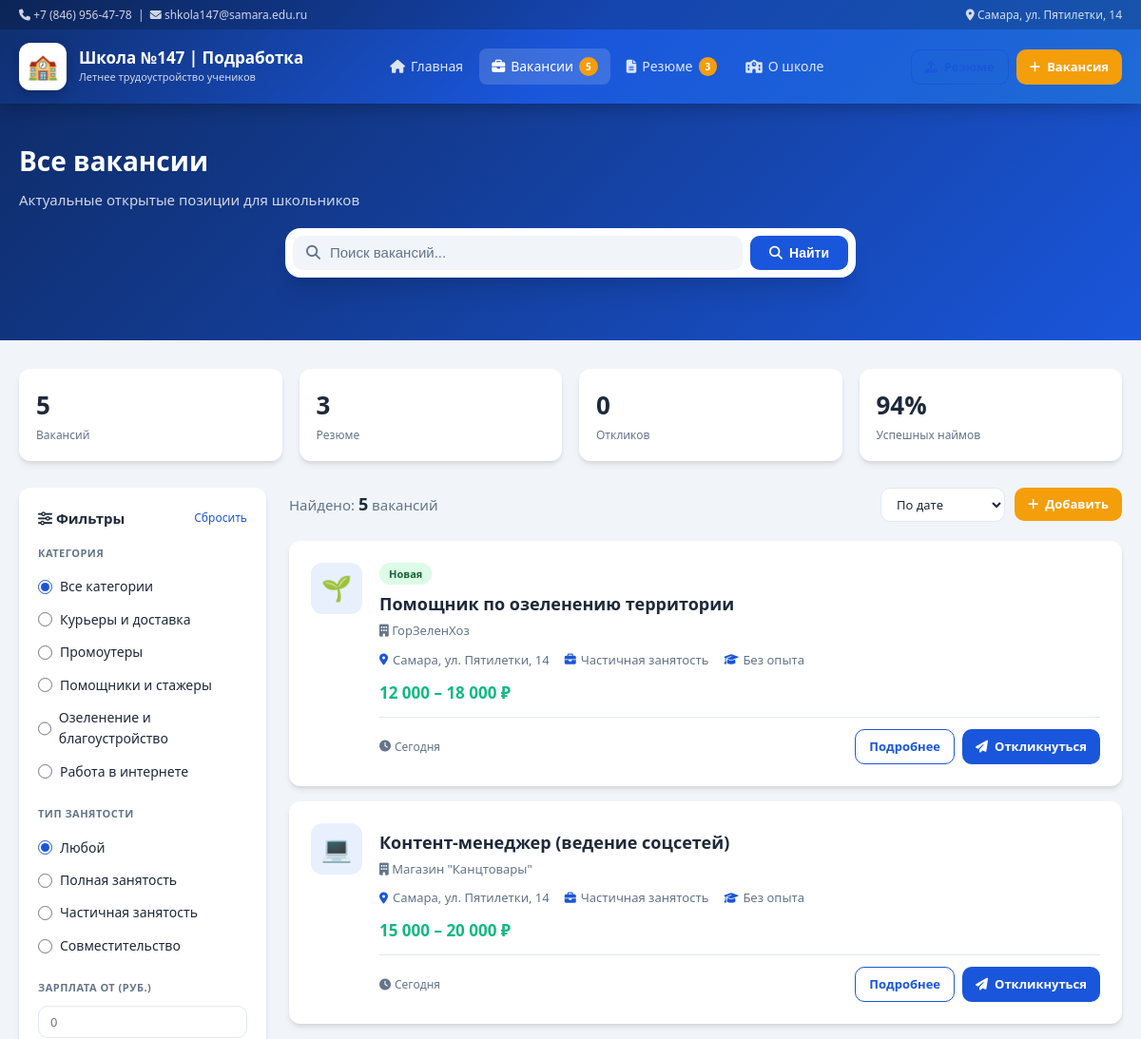
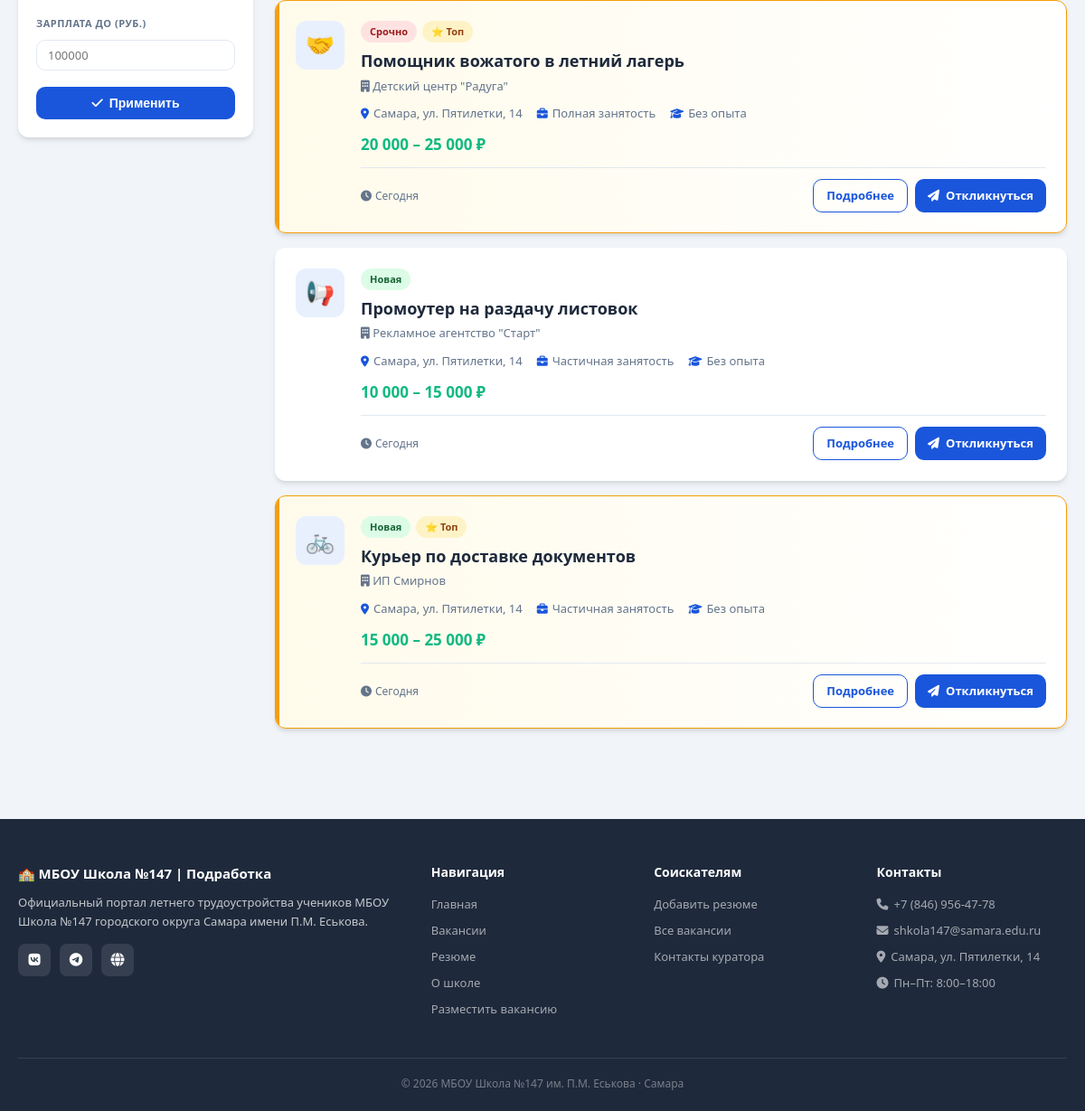
/vacancies, run on the app's committed database (2 pictures, top to bottom).
### models.py (models this page shows, shortened)
class Vacancy(db.Model):
    __tablename__ = 'vacancies'
    id          = db.Column(db.Integer, primary_key=True)
    title       = db.Column(db.String(200), nullable=False)
    category    = db.Column(db.String(100), nullable=False)
    job_type    = db.Column(db.String(100), nullable=False)
    salary_from = db.Column(db.Integer, default=0)
    salary_to   = db.Column(db.Integer, default=0)
    location    = db.Column(db.String(200), default='Самара, ул. Пятилетки, 14')
    experience  = db.Column(db.String(100), default='По договорённости')
    education   = db.Column(db.String(200), default='По договорённости')
    description = db.Column(db.Text, nullable=False)
    duties      = db.Column(db.Text, nullable=False)
    requirements= db.Column(db.Text, nullable=False)
    conditions  = db.Column(db.Text, default='')
    contact_name= db.Column(db.String(150), default='')
    contact_phone=db.Column(db.String(50), default='')
    icon        = db.Column(db.String(10), default='📌')
    is_featured = db.Column(db.Boolean, default=False)
    is_active   = db.Column(db.Boolean, default=True)
    is_urgent   = db.Column(db.Boolean, default=False)
    is_new      = db.Column(db.Boolean, default=True)
    created_at  = db.Column(db.DateTime, default=datetime.utcnow)
    applications = db.relationship(
        'Application', backref='vacancy', lazy=True, cascade='all, delete-orphan'
    )
    @property
    def salary_display(self):
        if self.salary_from and self.salary_to:
            return f"{self.salary_from:,} – {self.salary_to:,} ₽".replace(',', ' ')
        elif self.salary_from:
            return f"от {self.salary_from:,} ₽".replace(',', ' ')
        return 'По договорённости'
    @property
    def posted_display(self):
        delta = datetime.utcnow() - self.created_at
        if delta.days == 0:
            return 'Сегодня'
        elif delta.days == 1:
            return 'Вчера'
        elif delta.days < 7:
            return f'{delta.days} дня(-ей) назад'
        elif delta.days < 30:
            weeks = delta.days // 7
            return f'{weeks} недел(ю/и) назад'
        return self.created_at.strftime('%d.%m.%Y')

### app.py (the view)
    @app.route('/vacancies')
    def vacancies():
        query    = request.args.get('q', '').strip()
        category = request.args.get('category', 'all')
        job_type = request.args.get('type', '')
        sal_from = request.args.get('sal_from', 0, type=int)
        sal_to   = request.args.get('sal_to',   0, type=int)
        sort_by  = request.args.get('sort', 'date')
        page     = request.args.get('page', 1, type=int)
        vq = Vacancy.query.filter_by(is_active=True)
        if query:
            vq = vq.filter(
                Vacancy.title.ilike('%' + query + '%') |
                Vacancy.description.ilike('%' + query + '%')
            )
        if category and category != 'all':
            vq = vq.filter_by(category=category)
        if job_type:
            vq = vq.filter_by(job_type=job_type)
        if sal_from:
            vq = vq.filter(Vacancy.salary_from >= sal_from)
        if sal_to:
            vq = vq.filter(Vacancy.salary_to <= sal_to)
        if sort_by == 'salary':
            vq = vq.order_by(Vacancy.salary_from.desc())
        elif sort_by == 'title':
            vq = vq.order_by(Vacancy.title)
        else:
            vq = vq.order_by(Vacancy.created_at.desc())
        pagination = vq.paginate(
            page=page,
            per_page=app.config['VACANCIES_PER_PAGE'],
            error_out=False
        )
        return render_template(
            'vacancies.html',
            vacancies        = pagination.items,
            pagination       = pagination,
            query            = query,
            category         = category,
            job_type         = job_type,
            sal_from         = sal_from,
            sal_to           = sal_to,
            sort_by          = sort_by,
            total            = Vacancy.query.filter_by(is_active=True).count(),
            app_count        = Application.query.count(),
            sort_options     = make_sort_options(sort_by),
            category_options = make_category_options(category),
            type_options     = make_type_options(job_type),
        )

### app.py (called while the page is built)
def make_sort_options(current):
    opts = [
        ('date',   'По дате'),
        ('salary', 'По зарплате'),
        ('title',  'По названию'),
    ]
    return [{'value': v, 'label': l, 'selected': v == current} for v, l in opts]

def make_category_options(current):
    cats = [
        ('all',                      'Все категории'),
        ('Курьеры и доставка',       'Курьеры и доставка'),
        ('Промоутеры',               'Промоутеры'),
        ('Помощники и стажеры',      'Помощники и стажеры'),
        ('Озеленение и благоустройство', 'Озеленение и благоустройство'),
        ('Работа в интернете',       'Работа в интернете'),
    ]
    return [{'value': v, 'label': l, 'selected': v == current} for v, l in cats]

def make_type_options(current):
    types = [
        ('',                   'Любой'),
        ('Полная занятость',   'Полная занятость'),
        ('Частичная занятость','Частичная занятость'),
        ('Совместительство',   'Совместительство'),
    ]
    return [{'value': v, 'label': l, 'selected': v == current} for v, l in types]

def create_app(config_name='default'):
    app = Flask(__name__)
    app.config.from_object(config[config_name])
    db.init_app(app)
    with app.app_context():
        db.create_all()
        seed_data()
    @app.context_processor
    def inject_globals():
        return {
            'vacancy_count': Vacancy.query.filter_by(is_active=True).count(),
            'resume_count':  Resume.query.filter_by(is_active=True).count(),
            'current_year':  datetime.utcnow().year,
        }
    @app.errorhandler(404)
    def not_found(e):
        return render_template('404.html'), 404
    @app.errorhandler(500)
    def server_error(e):
        return render_template('500.html'), 500
    register_routes(app)
    return app

### templates/vacancies.html (shortened to what this page needs)
{% extends 'base.html' %}
{% block content %}
<div class="page-hero page-hero--blue">
    <div class="container">
        <h1 class="page-hero__title">Все вакансии</h1>
        <p class="page-hero__sub">Актуальные открытые позиции для школьников</p>
        <form class="search-box search-box--compact"
              method="get"
              action="{{ url_for('vacancies') }}">
            <div class="search-box__input-wrap">
                <i class="fas fa-search search-box__icon"></i>
                <input class="search-box__input" type="text" name="q"
                       value="{{ query }}" placeholder="Поиск вакансий...">
            </div>
            <button class="btn btn--primary search-box__btn" type="submit">
                <i class="fas fa-search"></i> Найти
            </button>
        </form>
    </div>
</div>
<div class="container" style="padding-top:30px; padding-bottom:50px;">
    <div class="stats-row">
        <div class="stat-mini">
            <div>
                <div class="stat-mini__val">{{ total }}</div>
                <div class="stat-mini__label">Вакансий</div>
            </div>
        </div>
        <div class="stat-mini">
            <div>
                <div class="stat-mini__val">{{ resume_count }}</div>
                <div class="stat-mini__label">Резюме</div>
            </div>
        </div>
        <div class="stat-mini">
            <div>
                <div class="stat-mini__val">{{ app_count }}</div>
                <div class="stat-mini__label">Откликов</div>
            </div>
        </div>
        <div class="stat-mini">
            <div>
                <div class="stat-mini__val">94%</div>
                <div class="stat-mini__label">Успешных наймов</div>
            </div>
        </div>
    </div>
    <div class="vac-layout">
        <aside class="vac-filters">
            <form method="get" action="{{ url_for('vacancies') }}" id="filterForm">
                <div class="filter-block">
                    <div class="filter-block__head">
                        <span><i class="fas fa-sliders-h"></i> Фильтры</span>
                        <a href="{{ url_for('vacancies') }}" class="filter-reset">Сбросить</a>
                    </div>
                    <div class="filter-group">
                        <div class="filter-group__title">Категория</div>
                        {% for opt in category_options %}
                        <label class="filter-option">
                            <input type="radio"
                                   name="category"
                                   value="{{ opt.value }}"
                                   {{ 'checked' if opt.selected else '' }}
                                   onchange="document.getElementById('filterForm').submit()">
                            {{ opt.label }}
                        </label>
                        {% endfor %}
                    </div>
                    <div class="filter-group">
                        <div class="filter-group__title">Тип занятости</div>
                        {% for opt in type_options %}
                        <label class="filter-option">
                            <input type="radio"
                                   name="type"
                                   value="{{ opt.value }}"
                                   {{ 'checked' if opt.selected else '' }}
                                   onchange="document.getElementById('filterForm').submit()">
                            {{ opt.label }}
                        </label>
                        {% endfor %}
                    </div>
                    <div class="filter-group">
                        <div class="filter-group__title">Зарплата от (руб.)</div>
                        <input type="number" name="sal_from"
                               class="form-input form-input--sm"
                               value="{{ sal_from if sal_from else '' }}"
                               placeholder="0">
                    </div>
                    <div class="filter-group">
                        <div class="filter-group__title">Зарплата до (руб.)</div>
                        <input type="number" name="sal_to"
                               class="form-input form-input--sm"
                               value="{{ sal_to if sal_to else '' }}"
                               placeholder="100000">
                    </div>
                    <button type="submit" class="btn btn--primary btn--block">
                        <i class="fas fa-check"></i> Применить
                    </button>
                </div>
            </form>
        </aside>
        <div class="vac-main">
            <div class="list-header">
                <div class="jobs-count">
                    Найдено: <strong>{{ pagination.total }}</strong> вакансий
                </div>
                <div style="display:flex; gap:10px; align-items:center;">
                    <form method="get" action="{{ url_for('vacancies') }}" class="sort-form">
                        <select name="sort" class="form-select form-select--sm"
                                onchange="this.form.submit()">
                            {% for opt in sort_options %}
                            <option value="{{ opt.value }}"
                                    {{ 'selected' if opt.selected else '' }}>
                                {{ opt.label }}
                            </option>
                            {% endfor %}
                        </select>
                    </form>
                    <a href="{{ url_for('publish_vacancy') }}" class="btn btn--accent btn--sm">
                        <i class="fas fa-plus"></i> Добавить
                    </a>
                </div>
            </div>
            {% if vacancies %}
            <div class="vacancy-list">
                {% for v in vacancies %}
                    {% include 'partials/vacancy_card.html' %}
                {% endfor %}
            </div>
            {% endif %}
        </div>
    </div>
</div>
{% endblock %}

### templates/partials/vacancy_card.html
<div
  class="vacancy-card {% if v.is_featured %}vacancy-card--featured{% endif %}"
>
  <div class="vacancy-card__left">
    <div class="vacancy-card__icon">{{ v.icon }}</div>
  </div>
  <div class="vacancy-card__body">
    <div class="vacancy-card__top">
      <div class="vacancy-card__badges">
        {% if v.is_new %}<span class="badge badge--new">Новая</span>{% endif %}
        {% if v.is_urgent %}<span class="badge badge--hot">Срочно</span>{% endif
        %} {% if v.is_featured %}<span class="badge badge--feat">⭐ Топ</span>{%
        endif %}
      </div>
      <a
        href="{{ url_for('vacancy_detail', vacancy_id=v.id) }}"
        class="vacancy-card__title"
        >{{ v.title }}</a
      >
      <div class="vacancy-card__company">
        <i class="fas fa-building"></i> {{ v.contact_name }}
      </div>
    </div>
    <div class="vacancy-card__meta">
      <span><i class="fas fa-map-marker-alt"></i> {{ v.location }}</span>
      <span><i class="fas fa-briefcase"></i> {{ v.job_type }}</span>
      <span><i class="fas fa-graduation-cap"></i> {{ v.experience }}</span>
    </div>
    <div class="vacancy-card__salary">{{ v.salary_display }}</div>
    <div class="vacancy-card__footer">
      <span class="vacancy-card__date">
        <i class="fas fa-clock"></i> {{ v.posted_display }}
      </span>
      <div class="vacancy-card__actions">
        <a
          href="{{ url_for('vacancy_detail', vacancy_id=v.id) }}"
          class="btn btn--outline btn--sm"
          >Подробнее</a
        >
        <a
          href="{{ url_for('apply', vacancy_id=v.id) }}"
          class="btn btn--primary btn--sm"
        >
          <i class="fas fa-paper-plane"></i> Откликнуться
        </a>
      </div>
    </div>
  </div>
</div>

### data on the page
Vacancy: icon "🌱", is_new "Новая", title "Помощник по озеленению территории", contact_name "ГорЗеленХоз", location "Самара, ул. Пятилетки, 14", job_type "Частичная занятость", experience "Без опыта", salary_display "12 000 – 18 000 ₽", posted_display "Сегодня"
Vacancy: icon "💻", title "Контент-менеджер (ведение соцсетей)", contact_name "Магазин \"Канцтовары\"", location "Самара, ул. Пятилетки, 14", job_type "Частичная занятость", experience "Без опыта", salary_display "15 000 – 20 000 ₽", posted_display "Сегодня"
Vacancy: icon "🤝", is_urgent "Срочно", is_featured "⭐ Топ", title "Помощник вожатого в летний лагерь", contact_name "Детский центр \"Радуга\"", location "Самара, ул. Пятилетки, 14", job_type "Полная занятость", experience "Без опыта", salary_display "20 000 – 25 000 ₽", posted_display "Сегодня"
Vacancy: icon "📢", is_new "Новая", title "Промоутер на раздачу листовок", contact_name "Рекламное агентство \"Старт\"", location "Самара, ул. Пятилетки, 14", job_type "Частичная занятость", experience "Без опыта", salary_display "10 000 – 15 000 ₽", posted_display "Сегодня"
Vacancy: icon "🚲", is_new "Новая", is_featured "⭐ Топ", title "Курьер по доставке документов", contact_name "ИП Смирнов", location "Самара, ул. Пятилетки, 14", job_type "Частичная занятость", experience "Без опыта", salary_display "15 000 – 25 000 ₽", posted_display "Сегодня"

### other printed values
{{ vacancy_count }} "5"
{{ resume_count }} "3"
{{ total }} "5"
{{ app_count }} "0"
{{ opt.label }} "Все категории" "Курьеры и доставка" "Промоутеры" "Помощники и стажеры" "Озеленение и благоустройство" "Работа в интернете"
{{ opt.label }} "Любой" "Полная занятость" "Частичная занятость" "Совместительство"
{{ pagination.total }} "5"
form field sort "По дате"
